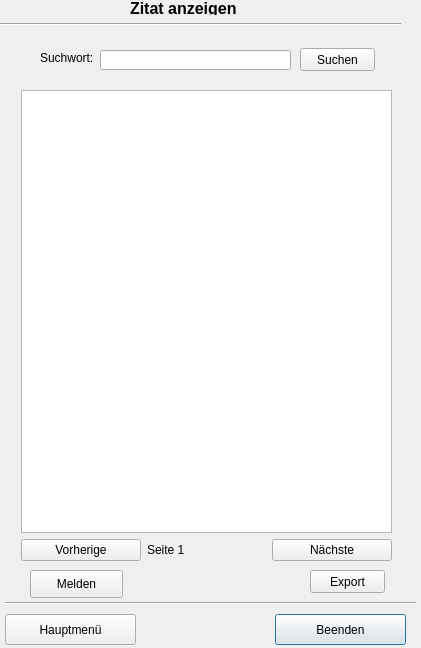
<?xml version="1.0" encoding="UTF-8"?>
<ui version="4.0">
 <class>frmZitatAnzeigen</class>
 <widget class="QDialog" name="frmZitatAnzeigen">
  <property name="geometry">
   <rect>
    <x>0</x>
    <y>0</y>
    <width>421</width>
    <height>648</height>
   </rect>
  </property>
  <property name="windowTitle">
   <string>Dialog</string>
  </property>
  <widget class="QPushButton" name="pbBeenden">
   <property name="geometry">
    <rect>
     <x>275</x>
     <y>614</y>
     <width>131</width>
     <height>31</height>
    </rect>
   </property>
   <property name="text">
    <string>Beenden</string>
   </property>
  </widget>
  <widget class="QLabel" name="label_5">
   <property name="geometry">
    <rect>
     <x>130</x>
     <y>-1</y>
     <width>141</width>
     <height>16</height>
    </rect>
   </property>
   <property name="text">
    <string>&lt;html&gt;&lt;head/&gt;&lt;body&gt;&lt;p&gt;&lt;span style=&quot; font-size:12pt; font-weight:600;&quot;&gt;Zitat anzeigen&lt;/span&gt;&lt;/p&gt;&lt;/body&gt;&lt;/html&gt;</string>
   </property>
  </widget>
  <widget class="Line" name="line_2">
   <property name="geometry">
    <rect>
     <x>0</x>
     <y>14</y>
     <width>401</width>
     <height>21</height>
    </rect>
   </property>
   <property name="orientation">
    <enum>Qt::Horizontal</enum>
   </property>
  </widget>
  <widget class="QPushButton" name="pbMenue">
   <property name="geometry">
    <rect>
     <x>5</x>
     <y>614</y>
     <width>131</width>
     <height>31</height>
    </rect>
   </property>
   <property name="text">
    <string>Hauptmenü</string>
   </property>
  </widget>
  <widget class="Line" name="line">
   <property name="geometry">
    <rect>
     <x>5</x>
     <y>595</y>
     <width>411</width>
     <height>16</height>
    </rect>
   </property>
   <property name="orientation">
    <enum>Qt::Horizontal</enum>
   </property>
  </widget>
  <widget class="QLabel" name="label">
   <property name="geometry">
    <rect>
     <x>40</x>
     <y>50</y>
     <width>61</width>
     <height>16</height>
    </rect>
   </property>
   <property name="text">
    <string>Suchwort:</string>
   </property>
  </widget>
  <widget class="QLineEdit" name="ldtSuchwort">
   <property name="geometry">
    <rect>
     <x>100</x>
     <y>50</y>
     <width>191</width>
     <height>20</height>
    </rect>
   </property>
  </widget>
  <widget class="QPushButton" name="pbSuchen">
   <property name="geometry">
    <rect>
     <x>300</x>
     <y>48</y>
     <width>75</width>
     <height>23</height>
    </rect>
   </property>
   <property name="text">
    <string>Suchen</string>
   </property>
  </widget>
  <widget class="QPushButton" name="pbExport">
   <property name="geometry">
    <rect>
     <x>310</x>
     <y>570</y>
     <width>75</width>
     <height>23</height>
    </rect>
   </property>
   <property name="text">
    <string>Export</string>
   </property>
  </widget>
  <widget class="QWidget" name="layoutWidget">
   <property name="geometry">
    <rect>
     <x>21</x>
     <y>90</y>
     <width>371</width>
     <height>471</height>
    </rect>
   </property>
   <layout class="QGridLayout" name="gridLayout">
    <item row="0" column="0" colspan="3">
     <widget class="QListWidget" name="lwAusgabe"/>
    </item>
    <item row="1" column="0">
     <widget class="QPushButton" name="btnPrev">
      <property name="text">
       <string>Vorherige</string>
      </property>
     </widget>
    </item>
    <item row="1" column="1">
     <widget class="QLabel" name="lblSeite">
      <property name="layoutDirection">
       <enum>Qt::LeftToRight</enum>
      </property>
      <property name="text">
       <string>Seite 1</string>
      </property>
     </widget>
    </item>
    <item row="1" column="2">
     <widget class="QPushButton" name="btnNext">
      <property name="text">
       <string>Nächste</string>
      </property>
     </widget>
    </item>
   </layout>
  </widget>
  <widget class="QPushButton" name="btnMelden">
   <property name="geometry">
    <rect>
     <x>30</x>
     <y>570</y>
     <width>93</width>
     <height>28</height>
    </rect>
   </property>
   <property name="text">
    <string>Melden</string>
   </property>
  </widget>
 </widget>
 <resources/>
 <connections/>
</ui>
